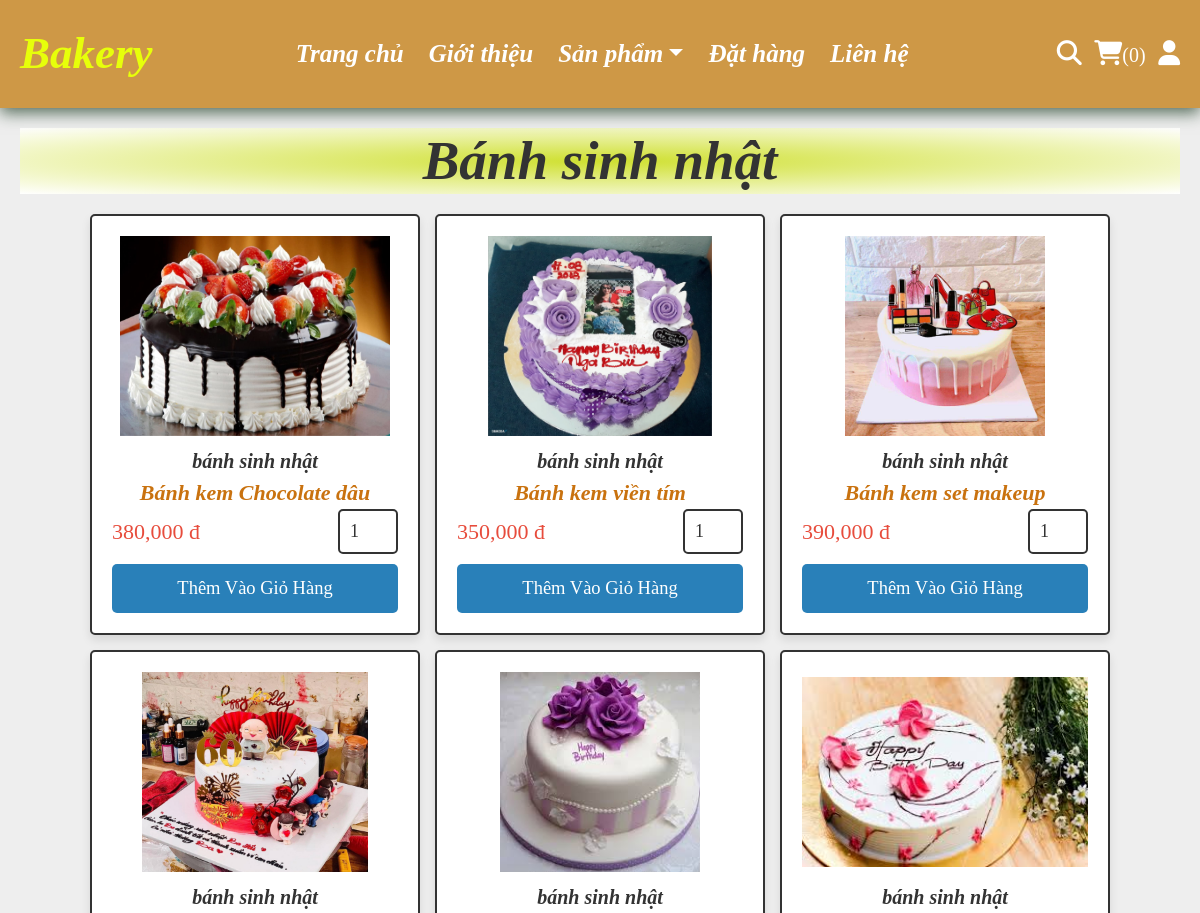
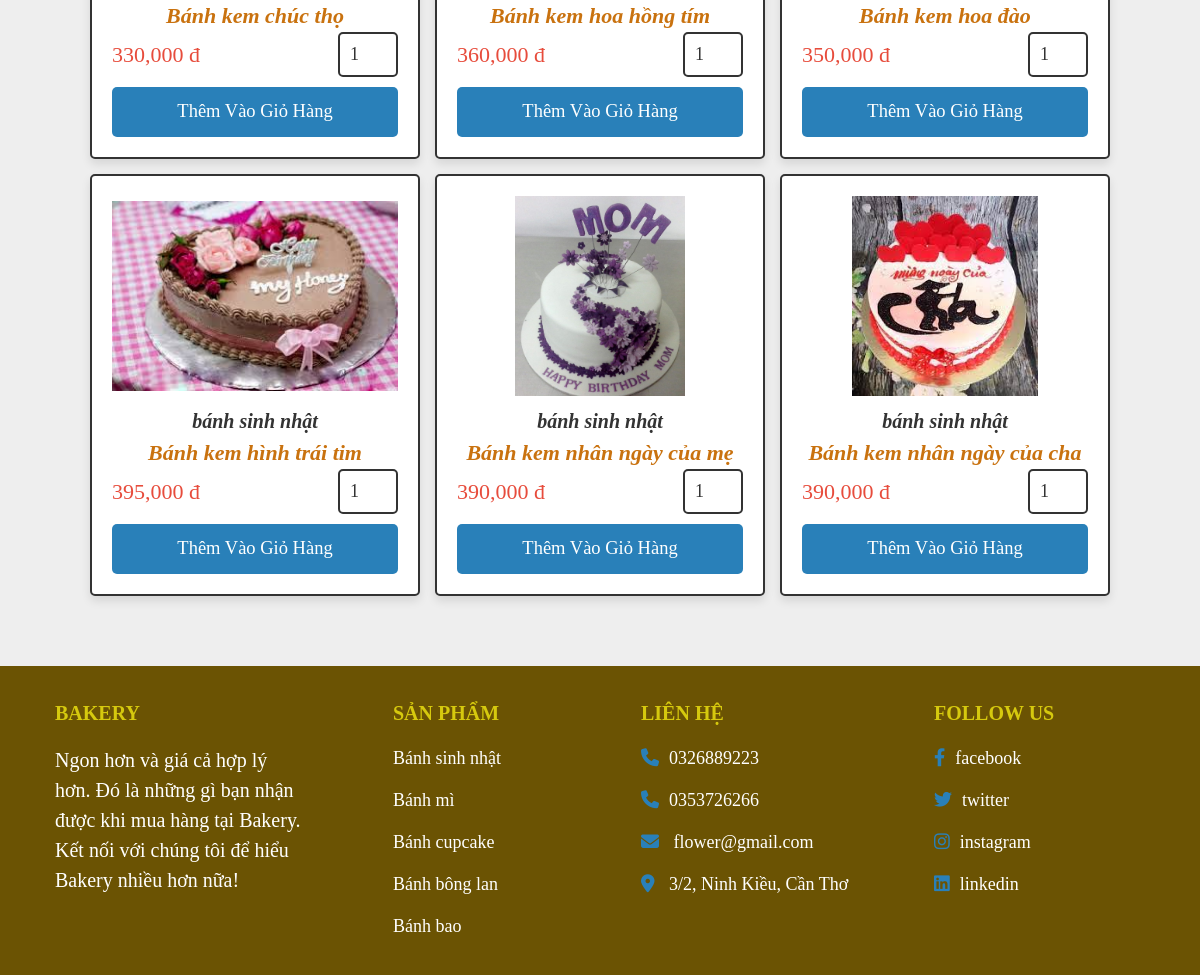
Page /banhsinhnhat.php on the committed database (2 pictures, top to bottom).
### tables this page shows
CREATE TABLE `sanpham` (
  `id_sp` int(100) NOT NULL primary key AUTO_INCREMENT,
  `ten_sp` varchar(100) NOT NULL,
  `loai_sp` varchar(500) NOT NULL,
  `gia_sp` int(10) NOT NULL,
  `anh_sp` varchar(100) NOT NULL,
  `trangthai_sp`  varchar(100) NOT NULL
);

### banhsinhnhat.php (the view, shortened to what this page needs)
<?php
include 'partials/connect.php';
?>
<!DOCTYPE html>
<html lang="en">
<head>
   <link rel="stylesheet" href="https://cdnjs.cloudflare.com/ajax/libs/font-awesome/6.1.1/css/all.min.css">
   <link href="https://cdn.jsdelivr.net/npm/bootstrap@5.0.2/dist/css/bootstrap.min.css" rel="stylesheet">
   <link rel="stylesheet" href="css/style_user.css">
</head>
<body>
    <?php include 'partials/user_header.php';?>
    <section class="products">
      <h1 class="heading"><b>Bánh sinh nhật</b></h1>
      <div class="box-container">
      <?php
         $select_products = $conn->prepare("SELECT * FROM `sanpham` WHERE loai_sp='bánh sinh nhật'");
         $select_products->execute();
         if($select_products->rowCount() > 0){
            while($fetch_product = $select_products->fetch(PDO::FETCH_ASSOC)){
      ?>
               <form action="" method="post" class="box">
                  <img src="uploaded_img/<?= $fetch_product['anh_sp']; ?>" alt="">
                  <div class="name"><?= $fetch_product['loai_sp']; ?></div>
                  <div class="name1"><b><?= $fetch_product['ten_sp']; ?></b></div>
                  <div class="flex">
                     <div class="price"><?= $fetch_product['gia_sp']; ?>,<span>000 đ</span></div>
                     <input type="number" name="soluong_sp" class="qty" min="1" max="99" onkeypress="if(this.value.length == 2) return false;" value="1">
                  </div>
                  <input type="submit" value="Thêm vào giỏ hàng" class="btn" name="them_gio">
               </form>
      <?php
            }
         }else{
            echo '<p class="empty">Không có sản phẩm</p>';
            }
      ?>
      </div>
   </section>
</body>
<?php include 'partials/footer.php' ?>
</html>

### css/style_user.css (style rules this page uses)
:root { --main-color: #2980b9; --footer: #6b5303; --orange: #f39c12; --red: #e74c3c; --black: #333; --white: #fff; --light-color: #666; --light-bg: #eee; --border: .2rem solid var(--black); --box-shadow: 0 .5rem 1rem rgba(0, 0, 0, .1); }
* { font-family: serif; margin: 0; padding: 0; box-sizing: border-box; outline: none; border: none; text-decoration: none; }
html { font-size: 62.5%; overflow-x: hidden; }
body { background-color: var(--light-bg); }
section { padding: 2rem; max-width: 1200px; margin: 0 auto; }
.heading { font-size: 5.5rem; font-family: serif; font-weight: bold; font-style: italic; color: var(--black); margin-bottom: 2rem; text-align: center; }
.btn, .delete-btn, .option-btn { display: block; font-family: 'Times New Roman', Times, serif; width: 100%; margin-top: 1rem; border-radius: .5rem; padding: 1rem 3rem; font-size: 1.85rem; text-transform: capitalize; color: var(--white); cursor: pointer; text-align: center; }
.btn { background-color: #2980b9; }
.products .heading { background: radial-gradient(#cfe030, rgb(255, 255, 255)); }
.products .box-container { display: grid; grid-template-columns: repeat(auto-fit, 33rem); gap: 1.5rem; justify-content: center; align-items: flex-start; }
.products .box-container .box { position: relative; background-color: var(--white); box-shadow: var(--box-shadow); border-radius: .5rem; border: var(--border); padding: 2rem; overflow: hidden; }
.products .box-container .box img { height: 20rem; width: 100%; object-fit: contain; margin-bottom: 1rem; }
.products .box-container .box .name { font-size: 2rem; font-weight: bold; font-family: serif; font-style: italic; color: var(--black); text-align: center; }
.products .box-container .box .name1 { font-size: 2.2rem; font-weight: bold; font-family: serif; font-style: italic; color: rgb(201, 114, 15); text-align: center; }
.products .box-container .box .flex { display: flex; align-items: center; gap: 1rem; }
.products .box-container .box .flex .qty { height: 4.5rem; width: 6rem; padding: 1rem; border: var(--border); font-size: 1.8rem; color: var(--black); border-radius: .5rem; }
.products .box-container .box .flex .price { font-size: 2.2rem; color: var(--red); margin-right: auto; }

### rows in the picture
sanpham: anh_sp (picture), loai_sp "bánh sinh nhật", ten_sp "Bánh kem Chocolate dâu", gia_sp "380"
sanpham: anh_sp (picture), loai_sp "bánh sinh nhật", ten_sp "Bánh kem viền tím", gia_sp "350"
sanpham: anh_sp (picture), loai_sp "bánh sinh nhật", ten_sp "Bánh kem set makeup", gia_sp "390"
sanpham: anh_sp (picture), loai_sp "bánh sinh nhật", ten_sp "Bánh kem chúc thọ", gia_sp "330"
sanpham: anh_sp (picture), loai_sp "bánh sinh nhật", ten_sp "Bánh kem hoa hồng tím", gia_sp "360"
sanpham: anh_sp (picture), loai_sp "bánh sinh nhật", ten_sp "Bánh kem hoa đào", gia_sp "350"
sanpham: anh_sp (picture), loai_sp "bánh sinh nhật", ten_sp "Bánh kem hình trái tim", gia_sp "395"
sanpham: anh_sp (picture), loai_sp "bánh sinh nhật", ten_sp "Bánh kem nhân ngày của mẹ", gia_sp "390"
sanpham: anh_sp (picture), loai_sp "bánh sinh nhật", ten_sp "Bánh kem nhân ngày của cha", gia_sp "390"

### other values in the picture
$total_cart_counts "0"
